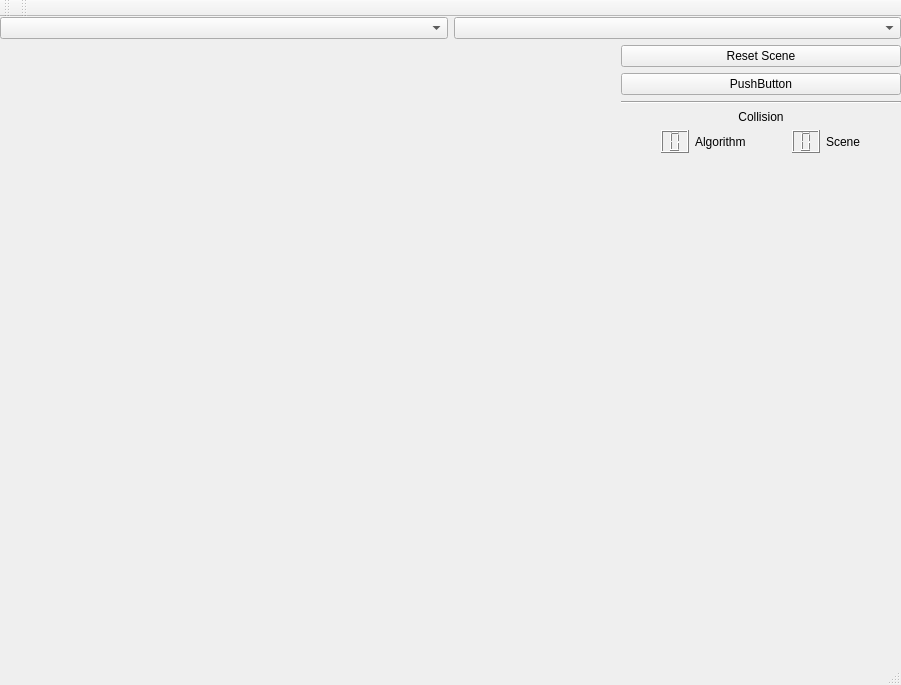
<?xml version="1.0" encoding="UTF-8"?>
<ui version="4.0">
 <class>MainWindow</class>
 <widget class="QMainWindow" name="MainWindow">
  <property name="geometry">
   <rect>
    <x>0</x>
    <y>0</y>
    <width>901</width>
    <height>685</height>
   </rect>
  </property>
  <property name="windowTitle">
   <string>MainWindow</string>
  </property>
  <widget class="QWidget" name="centralWidget">
   <layout class="QVBoxLayout" name="verticalLayout_2" stretch="0,90">
    <property name="leftMargin">
     <number>0</number>
    </property>
    <property name="topMargin">
     <number>0</number>
    </property>
    <property name="rightMargin">
     <number>0</number>
    </property>
    <property name="bottomMargin">
     <number>0</number>
    </property>
    <item>
     <layout class="QHBoxLayout" name="horizontalLayout">
      <item>
       <widget class="QComboBox" name="DropdownListScene"/>
      </item>
      <item>
       <widget class="QComboBox" name="DropdownListAlgorithm"/>
      </item>
     </layout>
    </item>
    <item>
     <layout class="QHBoxLayout" name="horizontalLayout_2" stretch="90,0">
      <item>
       <widget class="OgreWidget" name="widget" native="true">
        <property name="autoFillBackground">
         <bool>true</bool>
        </property>
       </widget>
      </item>
      <item>
       <layout class="QVBoxLayout" name="verticalLayout">
        <item>
         <widget class="QPushButton" name="ButtonResetScene">
          <property name="text">
           <string>Reset Scene</string>
          </property>
         </widget>
        </item>
        <item>
         <widget class="QPushButton" name="pushButton">
          <property name="text">
           <string>PushButton</string>
          </property>
         </widget>
        </item>
        <item>
         <widget class="Line" name="line">
          <property name="orientation">
           <enum>Qt::Horizontal</enum>
          </property>
         </widget>
        </item>
        <item>
         <widget class="QLabel" name="label">
          <property name="text">
           <string>Collision</string>
          </property>
          <property name="alignment">
           <set>Qt::AlignCenter</set>
          </property>
         </widget>
        </item>
        <item>
         <layout class="QHBoxLayout" name="horizontalLayout_3">
          <item>
           <spacer name="horizontalSpacer_2">
            <property name="orientation">
             <enum>Qt::Horizontal</enum>
            </property>
            <property name="sizeHint" stdset="0">
             <size>
              <width>40</width>
              <height>20</height>
             </size>
            </property>
           </spacer>
          </item>
          <item>
           <widget class="QLCDNumber" name="DisplayCollisionAlgorithm">
            <property name="palette">
             <palette>
              <active>
               <colorrole role="WindowText">
                <brush brushstyle="SolidPattern">
                 <color alpha="255">
                  <red>0</red>
                  <green>0</green>
                  <blue>0</blue>
                 </color>
                </brush>
               </colorrole>
               <colorrole role="Button">
                <brush brushstyle="SolidPattern">
                 <color alpha="255">
                  <red>255</red>
                  <green>255</green>
                  <blue>255</blue>
                 </color>
                </brush>
               </colorrole>
               <colorrole role="Light">
                <brush brushstyle="SolidPattern">
                 <color alpha="255">
                  <red>255</red>
                  <green>255</green>
                  <blue>255</blue>
                 </color>
                </brush>
               </colorrole>
               <colorrole role="Midlight">
                <brush brushstyle="SolidPattern">
                 <color alpha="255">
                  <red>255</red>
                  <green>255</green>
                  <blue>255</blue>
                 </color>
                </brush>
               </colorrole>
               <colorrole role="Dark">
                <brush brushstyle="SolidPattern">
                 <color alpha="255">
                  <red>127</red>
                  <green>127</green>
                  <blue>127</blue>
                 </color>
                </brush>
               </colorrole>
               <colorrole role="Mid">
                <brush brushstyle="SolidPattern">
                 <color alpha="255">
                  <red>170</red>
                  <green>170</green>
                  <blue>170</blue>
                 </color>
                </brush>
               </colorrole>
               <colorrole role="Text">
                <brush brushstyle="SolidPattern">
                 <color alpha="255">
                  <red>0</red>
                  <green>0</green>
                  <blue>0</blue>
                 </color>
                </brush>
               </colorrole>
               <colorrole role="BrightText">
                <brush brushstyle="SolidPattern">
                 <color alpha="255">
                  <red>255</red>
                  <green>255</green>
                  <blue>255</blue>
                 </color>
                </brush>
               </colorrole>
               <colorrole role="ButtonText">
                <brush brushstyle="SolidPattern">
                 <color alpha="255">
                  <red>0</red>
                  <green>0</green>
                  <blue>0</blue>
                 </color>
                </brush>
               </colorrole>
               <colorrole role="Base">
                <brush brushstyle="SolidPattern">
                 <color alpha="255">
                  <red>255</red>
                  <green>255</green>
                  <blue>255</blue>
                 </color>
                </brush>
               </colorrole>
               <colorrole role="Window">
                <brush brushstyle="SolidPattern">
                 <color alpha="255">
                  <red>255</red>
                  <green>255</green>
                  <blue>255</blue>
                 </color>
                </brush>
               </colorrole>
               <colorrole role="Shadow">
                <brush brushstyle="SolidPattern">
                 <color alpha="255">
                  <red>0</red>
                  <green>0</green>
                  <blue>0</blue>
                 </color>
                </brush>
               </colorrole>
               <colorrole role="AlternateBase">
                <brush brushstyle="SolidPattern">
                 <color alpha="255">
                  <red>255</red>
                  <green>255</green>
                  <blue>255</blue>
                 </color>
                </brush>
               </colorrole>
               <colorrole role="ToolTipBase">
                <brush brushstyle="SolidPattern">
                 <color alpha="255">
                  <red>255</red>
                  <green>255</green>
                  <blue>220</blue>
                 </color>
                </brush>
               </colorrole>
               <colorrole role="ToolTipText">
                <brush brushstyle="SolidPattern">
                 <color alpha="255">
                  <red>0</red>
                  <green>0</green>
                  <blue>0</blue>
                 </color>
                </brush>
               </colorrole>
              </active>
              <inactive>
               <colorrole role="WindowText">
                <brush brushstyle="SolidPattern">
                 <color alpha="255">
                  <red>0</red>
                  <green>0</green>
                  <blue>0</blue>
                 </color>
                </brush>
               </colorrole>
               <colorrole role="Button">
                <brush brushstyle="SolidPattern">
                 <color alpha="255">
                  <red>255</red>
                  <green>255</green>
                  <blue>255</blue>
                 </color>
                </brush>
               </colorrole>
               <colorrole role="Light">
                <brush brushstyle="SolidPattern">
                 <color alpha="255">
                  <red>255</red>
                  <green>255</green>
                  <blue>255</blue>
                 </color>
                </brush>
               </colorrole>
               <colorrole role="Midlight">
                <brush brushstyle="SolidPattern">
                 <color alpha="255">
                  <red>255</red>
                  <green>255</green>
                  <blue>255</blue>
                 </color>
                </brush>
               </colorrole>
               <colorrole role="Dark">
                <brush brushstyle="SolidPattern">
                 <color alpha="255">
                  <red>127</red>
                  <green>127</green>
                  <blue>127</blue>
                 </color>
                </brush>
               </colorrole>
               <colorrole role="Mid">
                <brush brushstyle="SolidPattern">
                 <color alpha="255">
                  <red>170</red>
                  <green>170</green>
                  <blue>170</blue>
                 </color>
                </brush>
               </colorrole>
               <colorrole role="Text">
                <brush brushstyle="SolidPattern">
                 <color alpha="255">
                  <red>0</red>
                  <green>0</green>
                  <blue>0</blue>
                 </color>
                </brush>
               </colorrole>
               <colorrole role="BrightText">
                <brush brushstyle="SolidPattern">
                 <color alpha="255">
                  <red>255</red>
                  <green>255</green>
                  <blue>255</blue>
                 </color>
                </brush>
               </colorrole>
               <colorrole role="ButtonText">
                <brush brushstyle="SolidPattern">
                 <color alpha="255">
                  <red>0</red>
                  <green>0</green>
                  <blue>0</blue>
                 </color>
                </brush>
               </colorrole>
               <colorrole role="Base">
                <brush brushstyle="SolidPattern">
                 <color alpha="255">
                  <red>255</red>
                  <green>255</green>
                  <blue>255</blue>
                 </color>
                </brush>
               </colorrole>
               <colorrole role="Window">
                <brush brushstyle="SolidPattern">
                 <color alpha="255">
                  <red>255</red>
                  <green>255</green>
                  <blue>255</blue>
                 </color>
                </brush>
               </colorrole>
               <colorrole role="Shadow">
                <brush brushstyle="SolidPattern">
                 <color alpha="255">
                  <red>0</red>
                  <green>0</green>
                  <blue>0</blue>
                 </color>
                </brush>
               </colorrole>
               <colorrole role="AlternateBase">
                <brush brushstyle="SolidPattern">
                 <color alpha="255">
                  <red>255</red>
                  <green>255</green>
                  <blue>255</blue>
                 </color>
                </brush>
               </colorrole>
               <colorrole role="ToolTipBase">
                <brush brushstyle="SolidPattern">
                 <color alpha="255">
                  <red>255</red>
                  <green>255</green>
                  <blue>220</blue>
                 </color>
                </brush>
               </colorrole>
               <colorrole role="ToolTipText">
                <brush brushstyle="SolidPattern">
                 <color alpha="255">
                  <red>0</red>
                  <green>0</green>
                  <blue>0</blue>
                 </color>
                </brush>
               </colorrole>
              </inactive>
              <disabled>
               <colorrole role="WindowText">
                <brush brushstyle="SolidPattern">
                 <color alpha="255">
                  <red>127</red>
                  <green>127</green>
                  <blue>127</blue>
                 </color>
                </brush>
               </colorrole>
               <colorrole role="Button">
                <brush brushstyle="SolidPattern">
                 <color alpha="255">
                  <red>255</red>
                  <green>255</green>
                  <blue>255</blue>
                 </color>
                </brush>
               </colorrole>
               <colorrole role="Light">
                <brush brushstyle="SolidPattern">
                 <color alpha="255">
                  <red>255</red>
                  <green>255</green>
                  <blue>255</blue>
                 </color>
                </brush>
               </colorrole>
               <colorrole role="Midlight">
                <brush brushstyle="SolidPattern">
                 <color alpha="255">
                  <red>255</red>
                  <green>255</green>
                  <blue>255</blue>
                 </color>
                </brush>
               </colorrole>
               <colorrole role="Dark">
                <brush brushstyle="SolidPattern">
                 <color alpha="255">
                  <red>127</red>
                  <green>127</green>
                  <blue>127</blue>
                 </color>
                </brush>
               </colorrole>
               <colorrole role="Mid">
                <brush brushstyle="SolidPattern">
                 <color alpha="255">
                  <red>170</red>
                  <green>170</green>
                  <blue>170</blue>
                 </color>
                </brush>
               </colorrole>
               <colorrole role="Text">
                <brush brushstyle="SolidPattern">
                 <color alpha="255">
                  <red>127</red>
                  <green>127</green>
                  <blue>127</blue>
                 </color>
                </brush>
               </colorrole>
               <colorrole role="BrightText">
                <brush brushstyle="SolidPattern">
                 <color alpha="255">
                  <red>255</red>
                  <green>255</green>
                  <blue>255</blue>
                 </color>
                </brush>
               </colorrole>
               <colorrole role="ButtonText">
                <brush brushstyle="SolidPattern">
                 <color alpha="255">
                  <red>127</red>
                  <green>127</green>
                  <blue>127</blue>
                 </color>
                </brush>
               </colorrole>
               <colorrole role="Base">
                <brush brushstyle="SolidPattern">
                 <color alpha="255">
                  <red>255</red>
                  <green>255</green>
                  <blue>255</blue>
                 </color>
                </brush>
               </colorrole>
               <colorrole role="Window">
                <brush brushstyle="SolidPattern">
                 <color alpha="255">
                  <red>255</red>
                  <green>255</green>
                  <blue>255</blue>
                 </color>
                </brush>
               </colorrole>
               <colorrole role="Shadow">
                <brush brushstyle="SolidPattern">
                 <color alpha="255">
                  <red>0</red>
                  <green>0</green>
                  <blue>0</blue>
                 </color>
                </brush>
               </colorrole>
               <colorrole role="AlternateBase">
                <brush brushstyle="SolidPattern">
                 <color alpha="255">
                  <red>255</red>
                  <green>255</green>
                  <blue>255</blue>
                 </color>
                </brush>
               </colorrole>
               <colorrole role="ToolTipBase">
                <brush brushstyle="SolidPattern">
                 <color alpha="255">
                  <red>255</red>
                  <green>255</green>
                  <blue>220</blue>
                 </color>
                </brush>
               </colorrole>
               <colorrole role="ToolTipText">
                <brush brushstyle="SolidPattern">
                 <color alpha="255">
                  <red>0</red>
                  <green>0</green>
                  <blue>0</blue>
                 </color>
                </brush>
               </colorrole>
              </disabled>
             </palette>
            </property>
            <property name="digitCount">
             <number>1</number>
            </property>
           </widget>
          </item>
          <item>
           <widget class="QLabel" name="label_3">
            <property name="enabled">
             <bool>true</bool>
            </property>
            <property name="font">
             <font>
              <weight>50</weight>
              <bold>false</bold>
             </font>
            </property>
            <property name="text">
             <string>Algorithm</string>
            </property>
           </widget>
          </item>
          <item>
           <spacer name="horizontalSpacer_4">
            <property name="orientation">
             <enum>Qt::Horizontal</enum>
            </property>
            <property name="sizeHint" stdset="0">
             <size>
              <width>40</width>
              <height>20</height>
             </size>
            </property>
           </spacer>
          </item>
          <item>
           <widget class="QLCDNumber" name="DisplayCollisionScene">
            <property name="palette">
             <palette>
              <active>
               <colorrole role="WindowText">
                <brush brushstyle="SolidPattern">
                 <color alpha="255">
                  <red>0</red>
                  <green>0</green>
                  <blue>0</blue>
                 </color>
                </brush>
               </colorrole>
               <colorrole role="Button">
                <brush brushstyle="SolidPattern">
                 <color alpha="255">
                  <red>255</red>
                  <green>255</green>
                  <blue>255</blue>
                 </color>
                </brush>
               </colorrole>
               <colorrole role="Light">
                <brush brushstyle="SolidPattern">
                 <color alpha="255">
                  <red>255</red>
                  <green>255</green>
                  <blue>255</blue>
                 </color>
                </brush>
               </colorrole>
               <colorrole role="Midlight">
                <brush brushstyle="SolidPattern">
                 <color alpha="255">
                  <red>255</red>
                  <green>255</green>
                  <blue>255</blue>
                 </color>
                </brush>
               </colorrole>
               <colorrole role="Dark">
                <brush brushstyle="SolidPattern">
                 <color alpha="255">
                  <red>127</red>
                  <green>127</green>
                  <blue>127</blue>
                 </color>
                </brush>
               </colorrole>
               <colorrole role="Mid">
                <brush brushstyle="SolidPattern">
                 <color alpha="255">
                  <red>170</red>
                  <green>170</green>
                  <blue>170</blue>
                 </color>
                </brush>
               </colorrole>
               <colorrole role="Text">
                <brush brushstyle="SolidPattern">
                 <color alpha="255">
                  <red>0</red>
                  <green>0</green>
                  <blue>0</blue>
                 </color>
                </brush>
               </colorrole>
               <colorrole role="BrightText">
                <brush brushstyle="SolidPattern">
                 <color alpha="255">
                  <red>255</red>
                  <green>255</green>
                  <blue>255</blue>
                 </color>
                </brush>
               </colorrole>
               <colorrole role="ButtonText">
                <brush brushstyle="SolidPattern">
                 <color alpha="255">
                  <red>0</red>
                  <green>0</green>
                  <blue>0</blue>
                 </color>
                </brush>
               </colorrole>
               <colorrole role="Base">
                <brush brushstyle="SolidPattern">
                 <color alpha="255">
                  <red>255</red>
                  <green>255</green>
                  <blue>255</blue>
                 </color>
                </brush>
               </colorrole>
               <colorrole role="Window">
                <brush brushstyle="SolidPattern">
                 <color alpha="255">
                  <red>255</red>
                  <green>255</green>
                  <blue>255</blue>
                 </color>
                </brush>
               </colorrole>
               <colorrole role="Shadow">
                <brush brushstyle="SolidPattern">
                 <color alpha="255">
                  <red>0</red>
                  <green>0</green>
                  <blue>0</blue>
                 </color>
                </brush>
               </colorrole>
               <colorrole role="AlternateBase">
                <brush brushstyle="SolidPattern">
                 <color alpha="255">
                  <red>255</red>
                  <green>255</green>
                  <blue>255</blue>
                 </color>
                </brush>
               </colorrole>
               <colorrole role="ToolTipBase">
                <brush brushstyle="SolidPattern">
                 <color alpha="255">
                  <red>255</red>
                  <green>255</green>
                  <blue>220</blue>
                 </color>
                </brush>
               </colorrole>
               <colorrole role="ToolTipText">
                <brush brushstyle="SolidPattern">
                 <color alpha="255">
                  <red>0</red>
                  <green>0</green>
                  <blue>0</blue>
                 </color>
                </brush>
               </colorrole>
              </active>
              <inactive>
               <colorrole role="WindowText">
                <brush brushstyle="SolidPattern">
                 <color alpha="255">
                  <red>0</red>
                  <green>0</green>
                  <blue>0</blue>
                 </color>
                </brush>
               </colorrole>
               <colorrole role="Button">
                <brush brushstyle="SolidPattern">
                 <color alpha="255">
                  <red>255</red>
                  <green>255</green>
                  <blue>255</blue>
                 </color>
                </brush>
               </colorrole>
               <colorrole role="Light">
                <brush brushstyle="SolidPattern">
                 <color alpha="255">
                  <red>255</red>
                  <green>255</green>
                  <blue>255</blue>
                 </color>
                </brush>
               </colorrole>
               <colorrole role="Midlight">
                <brush brushstyle="SolidPattern">
                 <color alpha="255">
                  <red>255</red>
                  <green>255</green>
                  <blue>255</blue>
                 </color>
                </brush>
               </colorrole>
               <colorrole role="Dark">
                <brush brushstyle="SolidPattern">
                 <color alpha="255">
                  <red>127</red>
                  <green>127</green>
                  <blue>127</blue>
                 </color>
                </brush>
               </colorrole>
               <colorrole role="Mid">
                <brush brushstyle="SolidPattern">
                 <color alpha="255">
                  <red>170</red>
                  <green>170</green>
                  <blue>170</blue>
                 </color>
                </brush>
               </colorrole>
               <colorrole role="Text">
                <brush brushstyle="SolidPattern">
                 <color alpha="255">
                  <red>0</red>
                  <green>0</green>
                  <blue>0</blue>
                 </color>
                </brush>
               </colorrole>
               <colorrole role="BrightText">
                <brush brushstyle="SolidPattern">
                 <color alpha="255">
                  <red>255</red>
                  <green>255</green>
                  <blue>255</blue>
                 </color>
                </brush>
               </colorrole>
               <colorrole role="ButtonText">
                <brush brushstyle="SolidPattern">
                 <color alpha="255">
                  <red>0</red>
                  <green>0</green>
                  <blue>0</blue>
                 </color>
                </brush>
               </colorrole>
               <colorrole role="Base">
                <brush brushstyle="SolidPattern">
                 <color alpha="255">
                  <red>255</red>
                  <green>255</green>
                  <blue>255</blue>
                 </color>
                </brush>
               </colorrole>
               <colorrole role="Window">
                <brush brushstyle="SolidPattern">
                 <color alpha="255">
                  <red>255</red>
                  <green>255</green>
                  <blue>255</blue>
                 </color>
                </brush>
               </colorrole>
               <colorrole role="Shadow">
                <brush brushstyle="SolidPattern">
                 <color alpha="255">
                  <red>0</red>
                  <green>0</green>
                  <blue>0</blue>
                 </color>
                </brush>
               </colorrole>
               <colorrole role="AlternateBase">
                <brush brushstyle="SolidPattern">
                 <color alpha="255">
                  <red>255</red>
                  <green>255</green>
                  <blue>255</blue>
                 </color>
                </brush>
               </colorrole>
               <colorrole role="ToolTipBase">
                <brush brushstyle="SolidPattern">
                 <color alpha="255">
                  <red>255</red>
                  <green>255</green>
                  <blue>220</blue>
                 </color>
                </brush>
               </colorrole>
               <colorrole role="ToolTipText">
                <brush brushstyle="SolidPattern">
                 <color alpha="255">
                  <red>0</red>
                  <green>0</green>
                  <blue>0</blue>
                 </color>
                </brush>
               </colorrole>
              </inactive>
              <disabled>
               <colorrole role="WindowText">
                <brush brushstyle="SolidPattern">
                 <color alpha="255">
                  <red>127</red>
                  <green>127</green>
                  <blue>127</blue>
                 </color>
                </brush>
               </colorrole>
               <colorrole role="Button">
                <brush brushstyle="SolidPattern">
                 <color alpha="255">
                  <red>255</red>
                  <green>255</green>
                  <blue>255</blue>
                 </color>
                </brush>
               </colorrole>
               <colorrole role="Light">
                <brush brushstyle="SolidPattern">
                 <color alpha="255">
                  <red>255</red>
                  <green>255</green>
                  <blue>255</blue>
                 </color>
                </brush>
               </colorrole>
               <colorrole role="Midlight">
                <brush brushstyle="SolidPattern">
                 <color alpha="255">
                  <red>255</red>
                  <green>255</green>
                  <blue>255</blue>
                 </color>
                </brush>
               </colorrole>
               <colorrole role="Dark">
                <brush brushstyle="SolidPattern">
                 <color alpha="255">
                  <red>127</red>
                  <green>127</green>
                  <blue>127</blue>
                 </color>
                </brush>
               </colorrole>
               <colorrole role="Mid">
                <brush brushstyle="SolidPattern">
                 <color alpha="255">
                  <red>170</red>
                  <green>170</green>
                  <blue>170</blue>
                 </color>
                </brush>
               </colorrole>
               <colorrole role="Text">
                <brush brushstyle="SolidPattern">
                 <color alpha="255">
                  <red>127</red>
                  <green>127</green>
                  <blue>127</blue>
                 </color>
                </brush>
               </colorrole>
               <colorrole role="BrightText">
                <brush brushstyle="SolidPattern">
                 <color alpha="255">
                  <red>255</red>
                  <green>255</green>
                  <blue>255</blue>
                 </color>
                </brush>
               </colorrole>
               <colorrole role="ButtonText">
                <brush brushstyle="SolidPattern">
                 <color alpha="255">
                  <red>127</red>
                  <green>127</green>
                  <blue>127</blue>
                 </color>
                </brush>
               </colorrole>
               <colorrole role="Base">
                <brush brushstyle="SolidPattern">
                 <color alpha="255">
                  <red>255</red>
                  <green>255</green>
                  <blue>255</blue>
                 </color>
                </brush>
               </colorrole>
               <colorrole role="Window">
                <brush brushstyle="SolidPattern">
                 <color alpha="255">
                  <red>255</red>
                  <green>255</green>
                  <blue>255</blue>
                 </color>
                </brush>
               </colorrole>
               <colorrole role="Shadow">
                <brush brushstyle="SolidPattern">
                 <color alpha="255">
                  <red>0</red>
                  <green>0</green>
                  <blue>0</blue>
                 </color>
                </brush>
               </colorrole>
               <colorrole role="AlternateBase">
                <brush brushstyle="SolidPattern">
                 <color alpha="255">
                  <red>255</red>
                  <green>255</green>
                  <blue>255</blue>
                 </color>
                </brush>
               </colorrole>
               <colorrole role="ToolTipBase">
                <brush brushstyle="SolidPattern">
                 <color alpha="255">
                  <red>255</red>
                  <green>255</green>
                  <blue>220</blue>
                 </color>
                </brush>
               </colorrole>
               <colorrole role="ToolTipText">
                <brush brushstyle="SolidPattern">
                 <color alpha="255">
                  <red>0</red>
                  <green>0</green>
                  <blue>0</blue>
                 </color>
                </brush>
               </colorrole>
              </disabled>
             </palette>
            </property>
            <property name="digitCount">
             <number>1</number>
            </property>
           </widget>
          </item>
          <item>
           <widget class="QLabel" name="label_2">
            <property name="text">
             <string>Scene</string>
            </property>
           </widget>
          </item>
          <item>
           <spacer name="horizontalSpacer_3">
            <property name="orientation">
             <enum>Qt::Horizontal</enum>
            </property>
            <property name="sizeHint" stdset="0">
             <size>
              <width>40</width>
              <height>20</height>
             </size>
            </property>
           </spacer>
          </item>
         </layout>
        </item>
        <item>
         <spacer name="verticalSpacer_2">
          <property name="orientation">
           <enum>Qt::Vertical</enum>
          </property>
          <property name="sizeHint" stdset="0">
           <size>
            <width>20</width>
            <height>40</height>
           </size>
          </property>
         </spacer>
        </item>
       </layout>
      </item>
     </layout>
    </item>
   </layout>
  </widget>
  <widget class="QMenuBar" name="menuBar">
   <property name="geometry">
    <rect>
     <x>0</x>
     <y>0</y>
     <width>901</width>
     <height>26</height>
    </rect>
   </property>
  </widget>
  <widget class="QToolBar" name="mainToolBar">
   <attribute name="toolBarArea">
    <enum>TopToolBarArea</enum>
   </attribute>
   <attribute name="toolBarBreak">
    <bool>false</bool>
   </attribute>
  </widget>
  <widget class="QStatusBar" name="statusBar"/>
  <widget class="QToolBar" name="toolBar">
   <property name="windowTitle">
    <string>toolBar</string>
   </property>
   <attribute name="toolBarArea">
    <enum>TopToolBarArea</enum>
   </attribute>
   <attribute name="toolBarBreak">
    <bool>false</bool>
   </attribute>
  </widget>
 </widget>
 <layoutdefault spacing="6" margin="11"/>
 <customwidgets>
  <customwidget>
   <class>OgreWidget</class>
   <extends>QWidget</extends>
   <header>ogrewidget.h</header>
  </customwidget>
 </customwidgets>
 <resources/>
 <connections/>
</ui>
